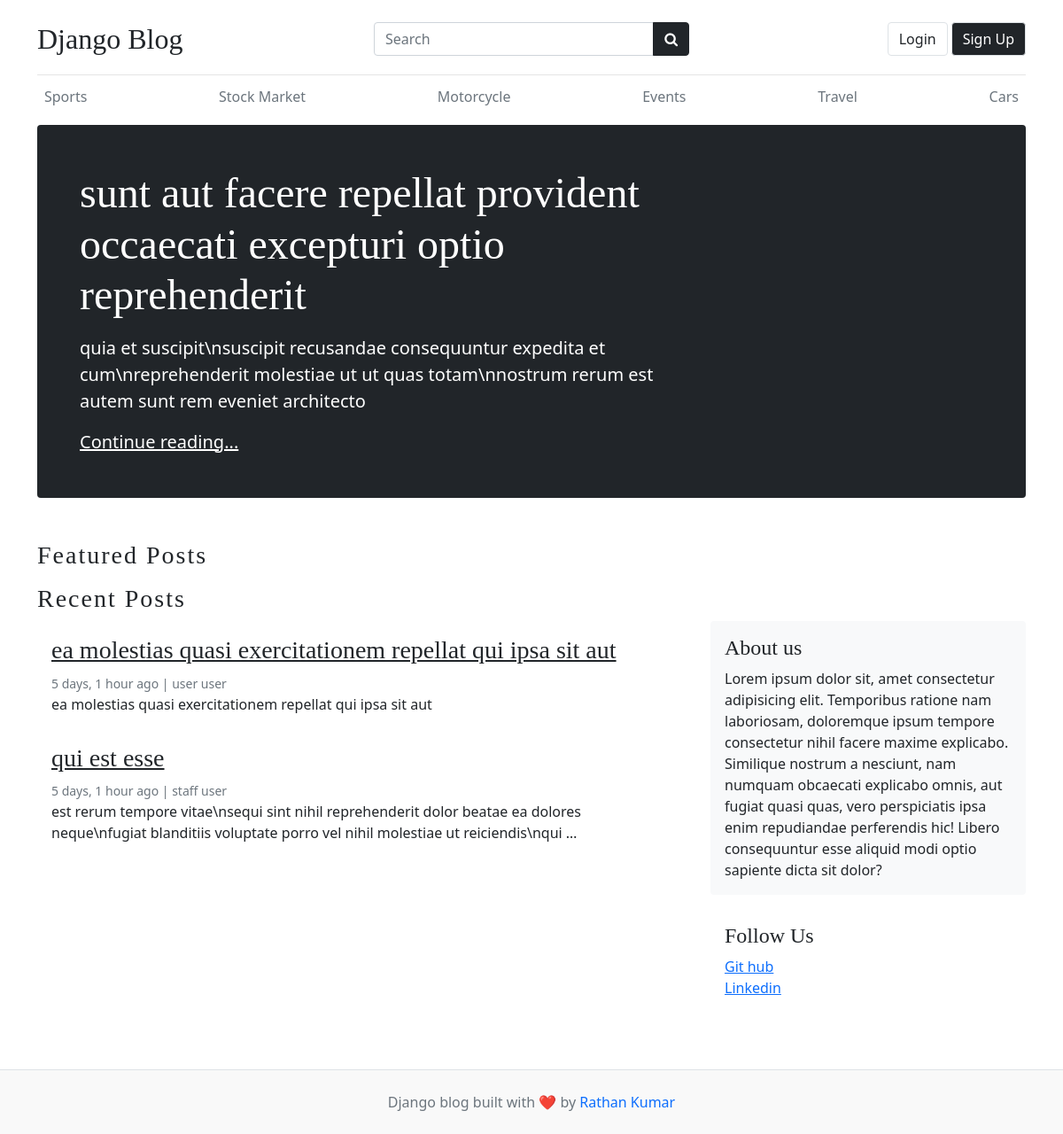
/, run on an earlier commit of the app's database.
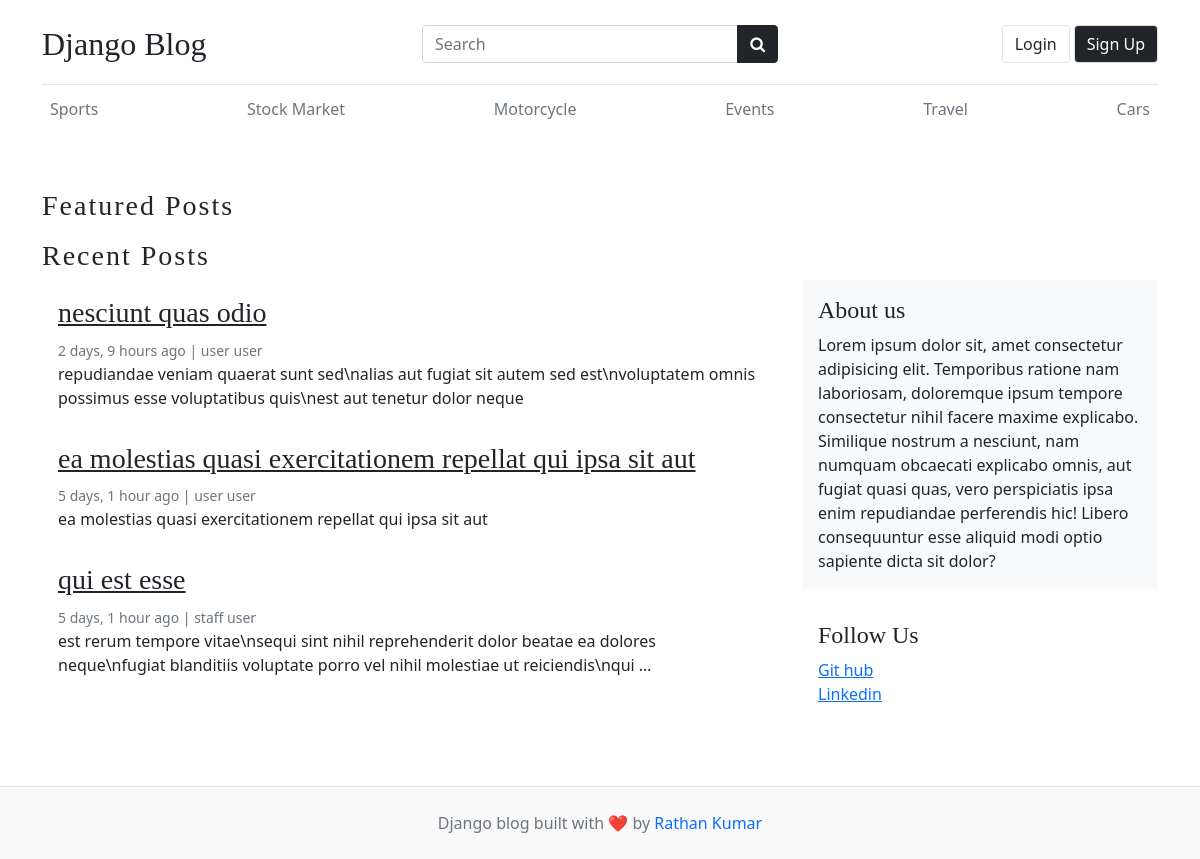
And on a later commit of the database.
### blogs/models.py (models this page shows, shortened)
class Category(models.Model):
    category_name = models.CharField(max_length=50, unique= True)
    created_at = models.DateTimeField(auto_now_add=True)
    updated_at = models.DateTimeField(auto_now=True)
    def __str__(self) -> str:
        return self.category_name
    class Meta:
        verbose_name_plural = 'Categories'

class Blog(models.Model):
    title = models.CharField(max_length=100)
    slug = models.SlugField(max_length=150,unique=True, blank=True) # Slug is the - in the url This-is-My-first-Blog --> this should automatically created check setup in your admin.py
    category=models.ForeignKey(Category,on_delete=models.CASCADE)# if you delete the Category all Blog under that Category is deleted
    author = models.ForeignKey(User,on_delete=models.CASCADE)
    featured_image = models.ImageField(upload_to='uploads/%Y/%m/%d',default='golden_burst.jpg') # the Image uploaded will go to this directory NOTE: this directory will be create automatically using the declared name in upload_to
    short_description= models.TextField(max_length=500)
    blog_body=models.TextField(max_length=2000)
    status = models.CharField(choices=STATUS_CHOICES, default='Draft')  # the model field will depend on the choices since we use 0,1 as value that is why we use IntegerField
    is_featured= models.BooleanField(default = False)
    created_at = models.DateTimeField(auto_now_add=True)
    updated_at = models.DateTimeField(auto_now=True)

class About(models.Model):
    about_heading = models.CharField(max_length=25)
    about_body = models.TextField(max_length=500)
    class Meta:
        verbose_name_plural = 'About'

class Socials(models.Model):
    social_name= models.CharField(max_length=50)
    link = models.URLField(max_length=100)
    created_at = models.DateTimeField(auto_now_add=True)
    updated_at = models.DateTimeField(auto_now=True)
    class Meta:
        verbose_name_plural = 'Social Links'

### my_blog/views.py (the view)
def home(request):
    categories = Category.objects.all()  # THIS IS OPTIONAL TO DECLARE SINCE WE ALREADY HAVE THE CONTEXT PROCESSOR for the categories
    featured_post = Blog.objects.filter(is_featured = True, status='Published').order_by('-updated_at')
    un_featured_post = Blog.objects.filter(is_featured = False, status='Published').order_by('-updated_at')
    try:
        about = About.objects.get()
        socials =Socials.objects.all()
    except:
        about = None
        socials= None
    context = {
        'categories':categories, # THIS IS OPTIONAL TO DECLARE SINCE WE ALREADY HAVE THE CONTEXT PROCESSOR for the categories
        'featured_post':featured_post,
        'un_featured_post':un_featured_post,
        'about':about,
        'socials':socials
    }
    return render(request,'home.html',context)

### blogs/context_processors.py (called while the page is built)
def get_categories(request):
    categories = Category.objects.all()
    return dict(categories=categories)

def get_socials(request):
    socials = Socials.objects.all()
    return dict(socials=socials)

### templates/home.html (shortened to what this page needs)
{% extends "base.html" %}
{% load static %}
    {% block content %}
        {% for post in featured_post %}
            {% if forloop.first %}
                <div
                    class="jumbotron p-3 p-md-5 text-white rounded bg-dark"
                    style="
                        background-image: url({% static 'images/golden_burst.jpg'%});
                        background-blend-mode: overlay;
                        background-size: cover;
                    ">
                    <div class="col-md-8 px-0">
                        <h1 class="display-4 font-italic">{{post.title}}</h1>
                        <p class="lead my-3 ">
                            {{post.short_description | truncatewords:20}}
                        </p>
                        <p class="lead mb-0"><a href="{%url 'blogs' post.slug%}" class="text-white font-weight-bold">Continue reading...</a></p>
                    </div>
                </div>
            {% endif %}
        {% endfor %}
        <h3 class="text-upppercase text-dark pt-5" style="letter-spacing: 2px;">Featured Posts</h3>
        <h3 class="text-upppercase text-dark" style="letter-spacing: 2px;">Recent Posts</h3>
        <main role="main" class="container p-0">
            <div class="row">
                <div class="col-md-8 blog-main">
                    {% for post in un_featured_post  %}
                        <div class="card border-0">
                            <div class="card-body">
                                <h3><a href="{%url 'blogs' post.slug%}"class='text-dark'>{{post.title}}</a></h3>
                                <small class="mb-1 text-muted">{{post.created_at| timesince}} ago | {{post.author.first_name}} {{post.author.last_name}}</small>
                                <p class="card-text">
                                {{post.short_description |truncatewords:20}}
                                </p>
                            </div>
                        </div>
                    {% endfor %}
                </div>
                <aside class="col-md-4 blog-sidebar">
                    <div class="p-3 mb-3 bg-light rounded">
                        <h4 class="font-italic">{{about.about_heading}}</h4>
                        <p class="mb-0">
                            {{about.about_body}}
                        </p>
                    </div>
                    <div class="p-3">
                        <h4 class="font-italic">Follow Us</h4>
                        <ol class="list-unstyled">
                            {% for social in socials %}
                                <li><a href={{social.link}}>{{social.social_name}}</a></li>
                            {% endfor %}
                        </ol>
                    </div>
                </aside>
            </div>
        </main>
    </div>
{% endblock content %}

### templates/base.html (shortened to what this page needs)
{% load static %}
<!DOCTYPE html>
<html lang="en">
    <head>
        <link href="https://cdn.jsdelivr.net/npm/bootstrap@5.0.2/dist/css/bootstrap.min.css" rel="stylesheet">
        <link rel="stylesheet" href="https://cdnjs.cloudflare.com/ajax/libs/font-awesome/4.7.0/css/font-awesome.min.css">
        <link type='text/css' href="{% static 'css/blog.css' %}" rel="stylesheet" />
    </head>
    <body>
        {% if hide_nav %}
        {% else %}
        <div class="container">
            <header class="blog-header py-3">
                <nav>
                    <div class="row flex-nowrap justify-content-between align-items-center">
                        <div class="col-12 col-md-4 pt-1">
                            <a class="blog-header-logo text-dark text-decoration-none  fs-2" href="/">Django Blog</a>
                        </div>
                        <div class="col-12 col-md-4  pt-1">
                            <form action="{%url 'search' %}" method="GET">
                                <div class="input-group">
                                    <input class="form-control" type="text" placeholder="Search" value="{{keyword}}" name="keyword" aria-label="Search"/>
                                    <button class="btn btn-dark" id="button-search" type="submit">
                                        <i class="fa fa-search"></i>
                                    </button>
                                </div>
                            </form>
                        </div>
                        <div class="col-12 col-md-4 pt-1 d-flex">
                            {% if user.is_authenticated%}
                            <ul class="navbar-nav ms-auto gap-2 d-flex">
                                {% comment %} {% if user.is_superuser%}
                                    <span class="text-sm text-muted UserProf">Welcome, {{user.username.capitalize}}</span>
                                {% else %}
                                {% endif %}
                                {% endcomment %}
                                <ul class="navbar-nav ms-auto d-flex flex-row gap-1">
                                    <li class="nav-item">
                                        <span class="text-sm text-muted UserProf">Welcome, {{user.first_name.capitalize}}</span> &nbsp;
                                        <button type="button" id="login-btn" class="btn btn-outline-primary fw-normal btn-md lead border" onclick="location.href='{%url 'dashboard'%}'">
                                            Dashboard
                                        </button>
                                    </li>
                                    <li class="nav-item">
                                        <button type="button" id="login-btn" class="btn btn-danger fw-normal btn-md lead border" onclick="location.href='{%url 'logout'%}'">
                                            Logout
                                        </button>
                                    </li>
                                </ul>
                                {% else %}
                                <ul class="navbar-nav ms-auto d-flex flex-row gap-1">
                                    <li class="nav-item">
                                        <a href="{% url 'login' %}" class="btn btn-md border lead">Login</a>
                                    </li>
                                    <li class="nav-item">
                                        <a href="{% url 'register' %}" class="btn btn-md btn-dark border lead">Sign Up</a>
                                    </li>
                                </ul>
                            {% endif %}
                        </div>
                    </div>
                </nav>
            </header>
        {% endif %}
        {% if hide_category %}
        {% else %}
            <div class="nav-scroller py-1 mb-2">
                <nav class="nav d-flex justify-content-between overflow-auto">
                    {% for category in categories %}
                        <a class="p-2 text-muted text-decoration-none" href="{%url 'posts_by_category' category.id%}">{{category}}</a>
                    {% endfor %}
                </nav>
            </div>
        {% endif %}
        {% block content %}{% endblock content %}
        {% if hide_footer %}
        {% else %}
            <footer class="blog-footer py-4 mt-5 text-center text-muted border-top">
                <div class="container">
                    <p class="mb-0">Django blog built with ❤️ by <a href="#" class="text-decoration-none">Rathan Kumar</a></p>
                </div>
            </footer>
        {% endif %}
    </body>
</html>

### my_blog/static/css/blog.css (style rules this page uses)
.blog-header { border-bottom: 1px solid #e5e5e5; }
.blog-header-logo { font-family: "Playfair Display", Georgia, "Times New Roman", serif; font-size: 2.25rem; }
h1, h2, h3, h4, h5, h6 { font-family: "Playfair Display", Georgia, "Times New Roman", serif; }
.blog-footer { padding: 2.5rem 0; color: #727272; text-align: center; background-color: #f9f9f9; border-top: .05rem solid #e5e5e5; }
.blog-footer p:last-child { margin-bottom: 0; }

What changed in the data, as far as the page shows it:
removed Blog: title "sunt aut facere repellat provident occaecati excepturi optio reprehenderit", short_description "quia et suscipit\\nsuscipit recusandae consequuntur expedita et cum\\nreprehenderit molestiae ut ut quas totam\\nnostrum rerum est autem sunt rem eveniet architecto"
added Blog: title "nesciunt quas odio", created_at "2 days, 9 hours", author.first_name "user", author.last_name "user", short_description "repudiandae veniam quaerat sunt sed\\nalias aut fugiat sit autem sed est\\nvoluptatem omnis possimus esse voluptatibus quis\\nest aut tenetur dolor neque", shown under "Recent Posts"
